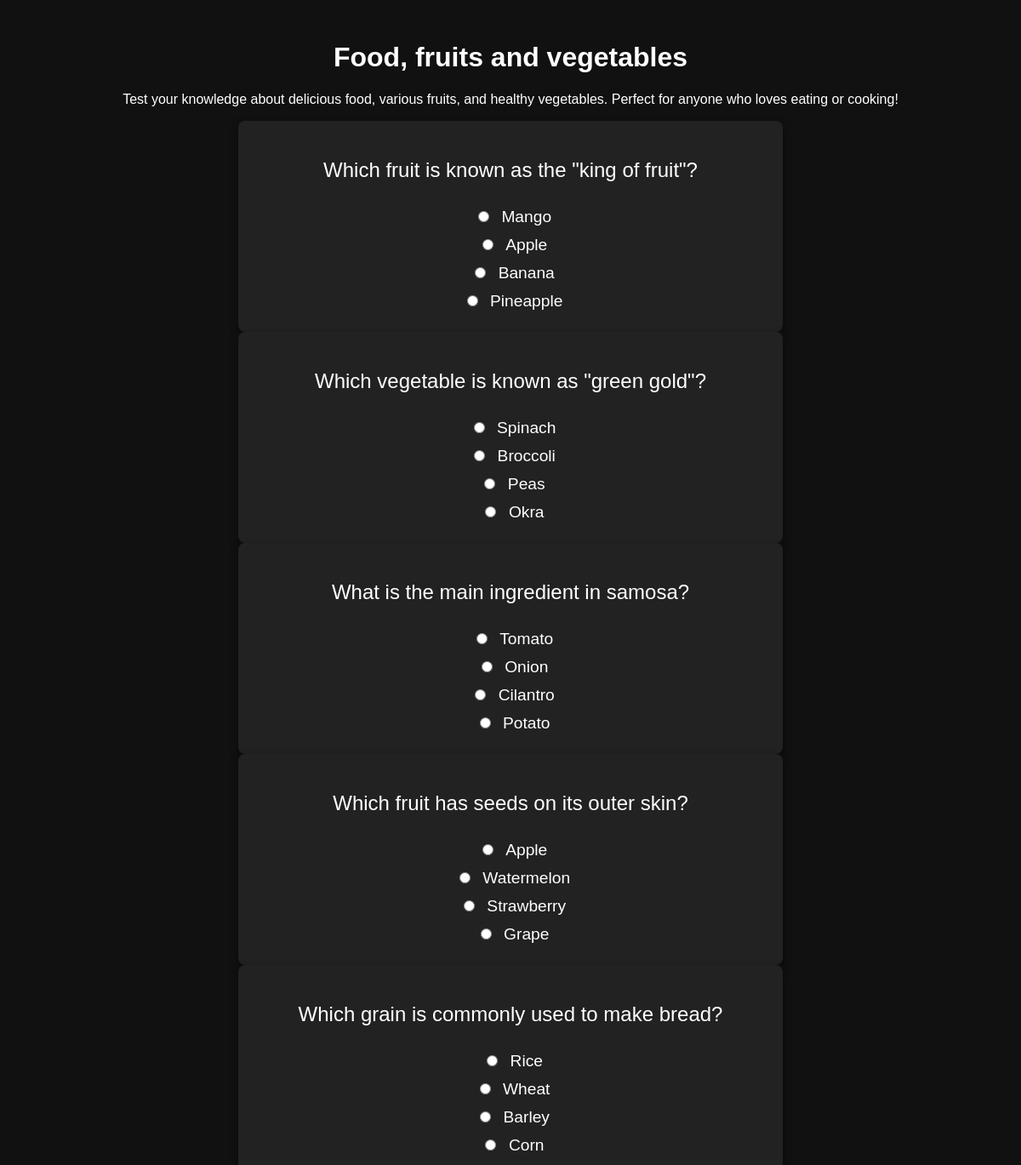
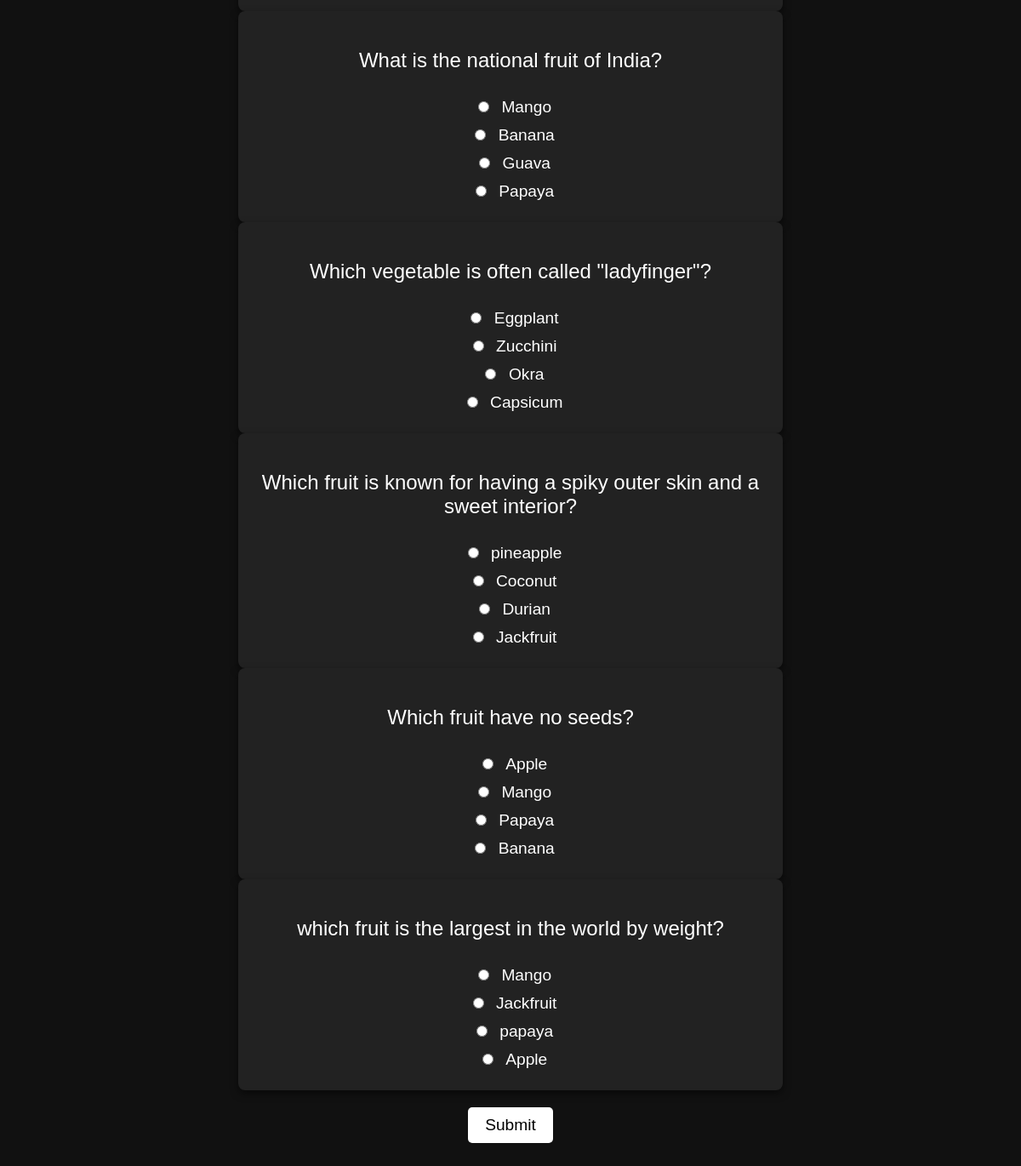
The page /quiz/quiz/2/ on the database its author committed (2 pictures, top to bottom).
### quiz/models.py (models this page shows, shortened)
class Quiz(models.Model):
    title = models.CharField(max_length=100)
    description = models.TextField()

class Question(models.Model):
    quiz = models.ForeignKey(Quiz, related_name='questions', on_delete=models.CASCADE)
    question_text = models.CharField(max_length=200)
    option_1 = models.CharField(max_length=100)
    option_2 = models.CharField(max_length=100)
    option_3 = models.CharField(max_length=100)
    option_4 = models.CharField(max_length=100)
    correct_option = models.IntegerField()

### quiz/views.py (the view)
# urls.py: path('quiz/<int:quiz_id>/', views.quiz_detail, name='quiz_detail'),
def quiz_detail(request, quiz_id):
    quiz = Quiz.objects.get(id=quiz_id)
    questions = quiz.questions.all()
    return render(request, 'quiz/quiz_detail.html', {'quiz': quiz, 'questions': questions})

### quiz/templates/quiz/quiz_detail.html (shortened to what this page needs)
<!DOCTYPE html>
<html lang="en">
<head>
</head>
<body>
<h1>{{ quiz.title }}</h1>
<p>{{ quiz.description }}</p>
<form method="POST">
  {% for question in questions %}
    <div class="quiz-container">
      <p class="question">{{ question.question_text }}</p>
      <div class="options">
        <input type="radio" id="q{{ question.id }}_1" name="q{{ question.id }}" value="1">
        <label for="q{{ question.id }}_1">{{ question.option_1 }}</label><br>
        <input type="radio" id="q{{ question.id }}_2" name="q{{ question.id }}" value="2">
        <label for="q{{ question.id }}_2">{{ question.option_2 }}</label><br>
        <input type="radio" id="q{{ question.id }}_3" name="q{{ question.id }}" value="3">
        <label for="q{{ question.id }}_3">{{ question.option_3 }}</label><br>
        <input type="radio" id="q{{ question.id }}_4" name="q{{ question.id }}" value="4">
        <label for="q{{ question.id }}_4">{{ question.option_4 }}</label><br>
      </div>
    </div>
  {% endfor %}
  <input class="btn" type="submit" value="Submit">
</form>
</body>
</html>

### quiz/templates/quiz/quiz_detail.html (style rules this page uses)
body { font-family: Arial, sans-serif; background-color: #111; color: white; text-align: center; padding: 20px; }
h1 { color: #fff; }
.quiz-container { max-width: 600px; margin: 0 auto; background-color: #222; padding: 20px; border-radius: 8px; box-shadow: 0 4px 10px rgba(0, 0, 0, 0.5); }
.question { font-size: 1.5em; }
.options { margin-top: 20px; }
.options input { margin: 10px; }
.options label { font-size: 1.2em; color: #fff; }
.btn { background-color: #fff; color: black; padding: 10px 20px; font-size: 1.2em; border: none; border-radius: 5px; cursor: pointer; margin-top: 20px; }

### rows shown on the page
Quiz: title "Food, fruits and vegetables", description "Test your knowledge about delicious food, various fruits, and healthy vegetables. Perfect for anyone who loves eating or cooking!"
Question: question_text "Which fruit is known as the \"king of fruit\"?", option_1 "Mango", option_2 "Apple", option_3 "Banana", option_4 "Pineapple"
Question: question_text "Which vegetable is known as \"green gold\"?", option_1 "Spinach", option_2 "Broccoli", option_3 "Peas", option_4 "Okra"
Question: question_text "What is the main ingredient in samosa?", option_1 "Tomato", option_2 "Onion", option_3 "Cilantro", option_4 "Potato"
Question: question_text "Which fruit has seeds on its outer skin?", option_1 "Apple", option_2 "Watermelon", option_3 "Strawberry", option_4 "Grape"
Question: question_text "Which grain is commonly used to make bread?", option_1 "Rice", option_2 "Wheat", option_3 "Barley", option_4 "Corn"
Question: question_text "What is the national fruit of India?", option_1 "Mango", option_2 "Banana", option_3 "Guava", option_4 "Papaya"
Question: question_text "Which vegetable is often called \"ladyfinger\"?", option_1 "Eggplant", option_2 "Zucchini", option_3 "Okra", option_4 "Capsicum"
Question: question_text "Which fruit is known for having a spiky outer skin and a sweet interior?", option_1 "pineapple", option_2 "Coconut", option_3 "Durian", option_4 "Jackfruit"
Question: question_text "Which fruit have no seeds?", option_1 "Apple", option_2 "Mango", option_3 "Papaya", option_4 "Banana"
Question: question_text "which fruit is the largest in the world by weight?", option_1 "Mango", option_2 "Jackfruit", option_3 "papaya", option_4 "Apple"
